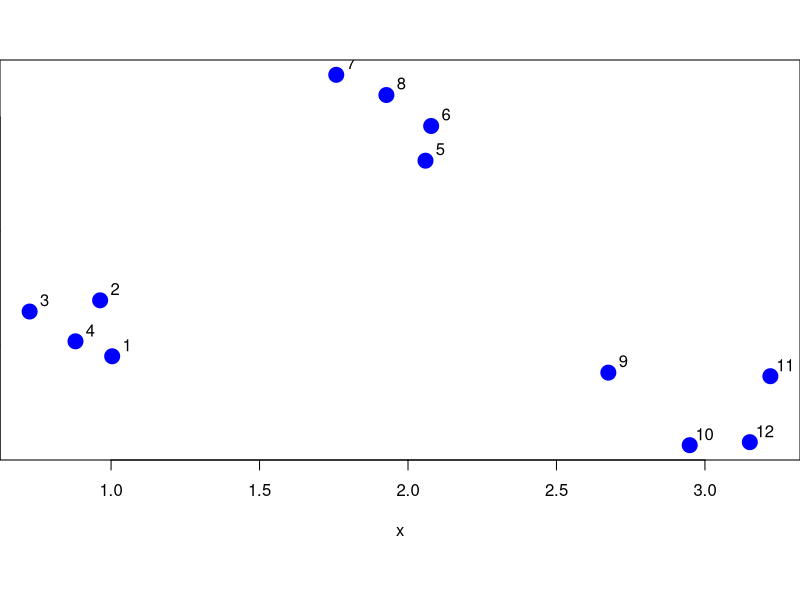
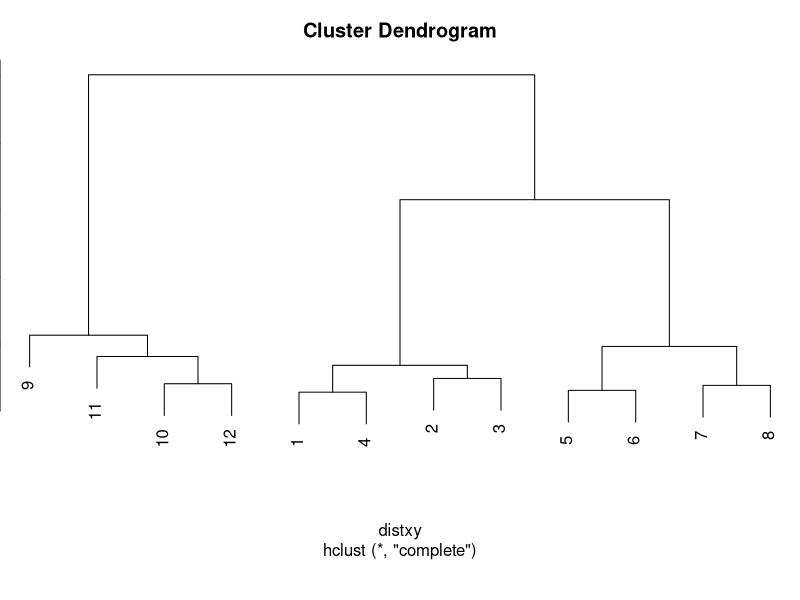
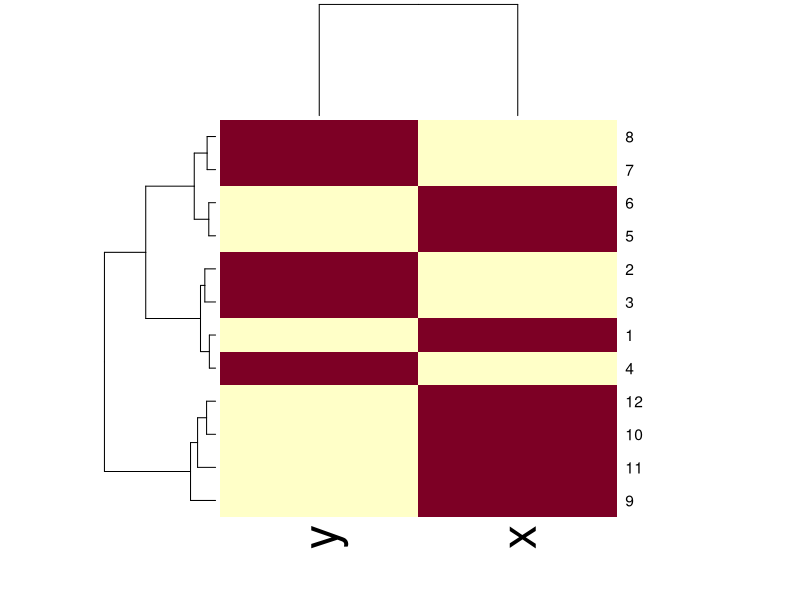

The R script that drew these images, in order:
set.seed(10)
library(ggplot2)

par(mar=c(7,0,3,0))
x<- rnorm(12, mean=rep(1:3,each = 4),sd = 0.2)
y <- rnorm(12,mean=rep(c(1,2,1), each = 4), sd=0.2)

plot(x,y,col="blue", pch = 19, cex = 2)
text( x+0.05, y+ 0.05, labels=as.character(1:12))


df <- data.frame(x=x,y=y)

distxy<- dist(df)
#       1          2          3          4          5          6          7          8          9         10         11
#2  0.18358639                                                       
#3  0.13331602 0.10809706                                            
#4  0.14345524 0.16261274 0.05484252                                 
#5  1.38072866 1.52484409 1.51358885 1.51814972                      
#6  1.29047794 1.42657505 1.42223709 1.43048243 0.13382334           
#7  1.23764170 1.35028711 1.36381200 1.38095874 0.36699923 0.23963262
#8  1.33183329 1.46111961 1.46234034 1.47327250 0.18153147 0.08307798 0.19181938
#9  1.92293469 1.95001451 2.01358964 2.05270898 1.32694874 1.23589504 1.02837167 1.2553981
#10 1.61471243 1.58711288 1.67283326 1.72113553 1.54028714 1.41648729 1.17690406 1.35922078 0.62282466   
#11 2.01283899 2.02877729 2.09754908 2.13883258 1.47301729 1.38014005 1.16895982 1.30264799 0.14744585 0.59908175 
#12 2.05031013 2.08829392 2.14674411 2.18356622 1.33098160 1.25444790 1.06796227 1.17298270 0.17964629 0.80189917 0.25295542

# the distance matrix is comprised of distances for each pair of cases in the datset
# it is a measure of similarity between two cases
# by default, dist() uses euclidian distance measurement

hclustering <- hclust(distxy)
plot(hclustering)


# the dendogram does not specify the number of clusters present in the plot
# in order to dtermine the number of clusters we need to cut the tree at certain points
# the selection of the point depends on us as changing the point would change the number
# of lines our horizontal line would cut and give a cluster number result

datamatrix <- as.matrix(df)
heatmap(datamatrix)